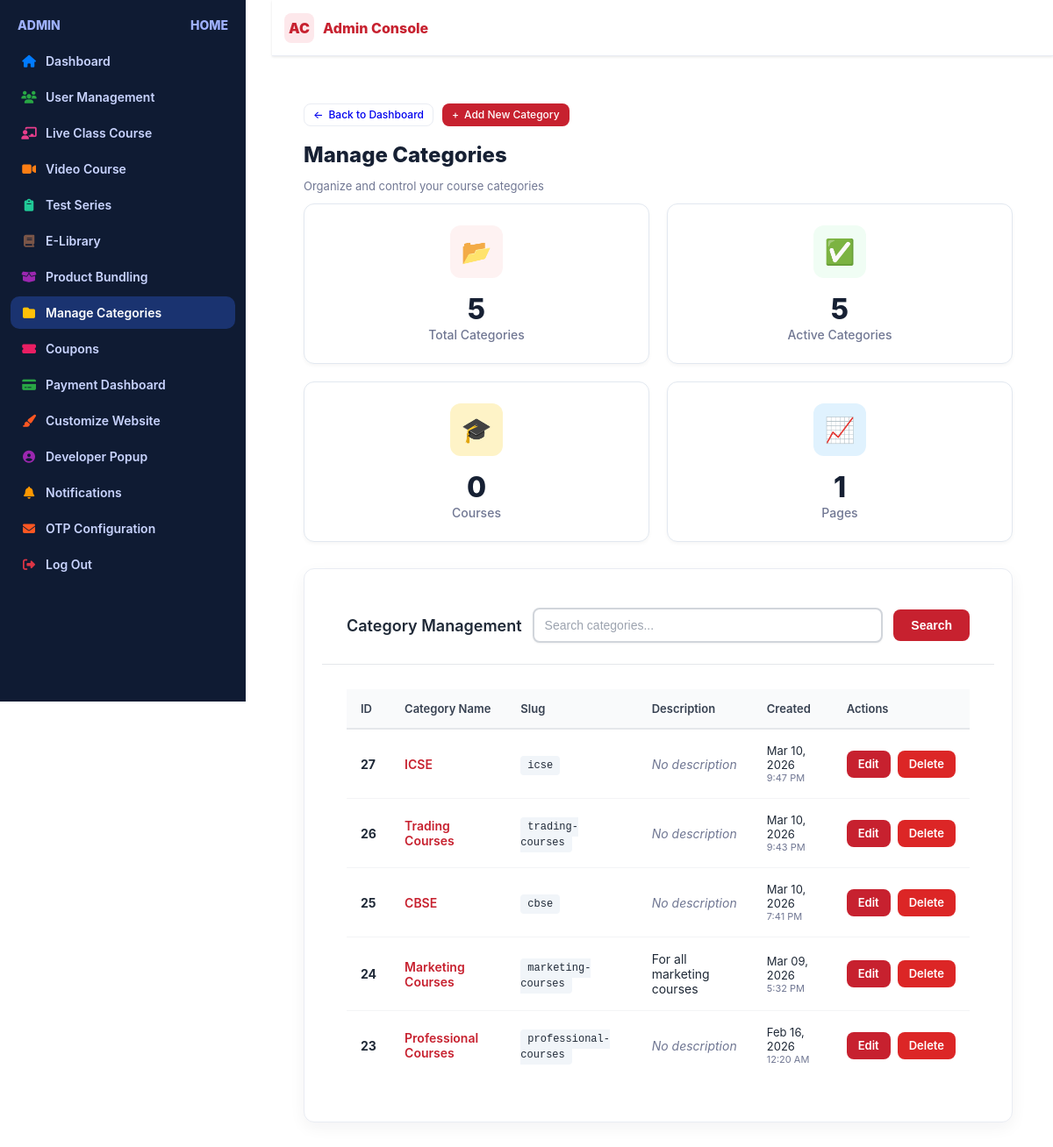
The app's page /categories/ (signed in) with its own data.
### video_courses/models.py (models this page shows, shortened)
class TimestampedModel(models.Model):
    created_at = models.DateTimeField(auto_now_add=True)
    updated_at = models.DateTimeField(auto_now=True)
    class Meta:
        abstract = True

class Category(TimestampedModel):
    name = models.CharField(max_length=120, unique=True)
    slug = models.SlugField(max_length=140, unique=True, blank=True)
    description = models.TextField(blank=True)
    class Meta:
        ordering = ["name"]

### adminpanel/views.py (the view)
# urls.py: path('categories/', views.manage_categories, name='manage_categories'),
@login_required
def manage_categories(request):
    categories = Category.objects.all().order_by('-created_at')
    paginator = Paginator(categories, 10)
    page_number = request.GET.get('page')
    page_obj = paginator.get_page(page_number)
    context = {'categories': page_obj, 'total_categories': categories.count()}
    return render(request, 'adminpanel/manage_categories.html', context)

### adminpanel/context_processors.py (called while the page is built)
def navbar_settings(request):
    try:
        settings = NavbarSettings.objects.filter(is_active=True).first()
        if not settings:
            settings = NavbarSettings.objects.create()
        return {'navbar_settings': settings}
    except Exception as e:
        print(f"Error in navbar_settings context processor: {e}")
        return {'navbar_settings': None}

def footer_settings(request):
    try:
        settings = FooterSettings.objects.filter(is_active=True).first()
        footer_links = FooterLink.objects.filter(is_active=True)
        footer_legal_links = FooterLegalLink.objects.filter(is_active=True)
        if not settings:
            settings = FooterSettings.objects.create()
        return {
            'footer_settings': settings,
            'footer_links': footer_links,
            'footer_legal_links': footer_legal_links,
        }
    except Exception as e:
        print(f"Error in footer_settings context processor: {e}")
        return {
            'footer_settings': None,
            'footer_links': [],
            'footer_legal_links': [],
        }

### base/templatetags/navbar_tags.py (called while the page is built)
@register.simple_tag
def get_favicon_url():
    try:
        settings = NavbarSettings.objects.first()
        if settings and settings.favicon:
            return settings.favicon.url
        return None
    except:
        return None

### video_courses/context_processors.py (called while the page is built)
def categories_context(request):
    categories = Category.objects.all()
    return {
        'navbar_categories': categories
    }

### adminpanel/templates/adminpanel/manage_categories.html (shortened to what this page needs)
{% extends 'admin_dashboard.html' %}
{% load static %}
{% block content %}
<div class="wrapper">
    <div class="nav-buttons">
        <a href="{% url 'admindashboard' %}" class="btn">
            <span>←</span> Back to Dashboard
        </a>
        <a href="{% url 'create_category' %}" class="btn btn-primary">
            <span>+</span> Add New Category
        </a>
    </div>
    <h1 class="h1">Manage Categories</h1>
    <p class="small">Organize and control your course categories</p>
    <div class="analytics-grid">
        <div class="analytics-card">
            <div class="analytics-icon icon-total">📂</div>
            <div class="analytics-value">{{ total_categories }}</div>
            <div class="analytics-label">Total Categories</div>
        </div>
        <div class="analytics-card">
            <div class="analytics-icon icon-active">✅</div>
            <div class="analytics-value">{{ total_categories }}</div>
            <div class="analytics-label">Active Categories</div>
        </div>
        <div class="analytics-card">
            <div class="analytics-icon icon-usage">🎓</div>
            <div class="analytics-value">0</div>
            <div class="analytics-label">Courses</div>
        </div>
        <div class="analytics-card">
            <div class="analytics-icon icon-discount">📈</div>
            <div class="analytics-value">{{ categories.paginator.num_pages|default:1 }}</div>
            <div class="analytics-label">Pages</div>
        </div>
    </div>
    <div class="panel">
        <div class="admin-card-hd">
            <h3 class="panel-title">Category Management</h3>
            <div class="admin-filters">
                <input type="text" class="admin-filter-input" placeholder="Search categories..." id="categorySearch">
                <button class="admin-filter-btn" onclick="searchCategories()">Search</button>
            </div>
        </div>
        {% if categories %}
            <div class="admin-card-bd">
                <table class="admin-table">
                    <thead>
                        <tr>
                            <th>ID</th>
                            <th>Category Name</th>
                            <th>Slug</th>
                            <th>Description</th>
                            <th>Created</th>
                            <th>Actions</th>
                        </tr>
                    </thead>
                    <tbody>
                        {% for category in categories %}
                            <tr>
                                <td><strong>{{ category.id }}</strong></td>
                                <td>
                                    <div class="coupon-code">{{ category.name }}</div>
                                </td>
                                <td>
                                    <code style="background: #f1f5f9; padding: 4px 8px; border-radius: 4px; font-size: 12px;">{{ category.slug }}</code>
                                </td>
                                <td>
                                    {% if category.description %}
                                        {{ category.description|truncatewords:8 }}
                                    {% else %}
                                        <span style="color: var(--admin-muted); font-style: italic;">No description</span>
                                    {% endif %}
                                </td>
                                <td>
                                    <div style="font-size: 13px;">{{ category.created_at|date:"M d, Y" }}</div>
                                    <div style="font-size: 11px; color: var(--admin-muted);">{{ category.created_at|date:"g:i A" }}</div>
                                </td>
                                <td>
                                    <div class="row-actions">
                                        <a href="{% url 'edit_category' category.id %}" class="btn btn-primary" title="Edit Category">Edit</a>
                                        <a href="{% url 'delete_category' category.id %}" class="btn btn-danger" title="Delete Category">Delete</a>
                                    </div>
                                </td>
                            </tr>
                        {% endfor %}
                    </tbody>
                </table>
            </div>
        {% endif %}
    </div>
</div>
{% endblock %}

### records on screen
Category: id "27", name "ICSE", slug "icse", description "No description", created_at "Mar 10, 2026", created_at "9:47 PM"
Category: id "26", name "Trading Courses", slug "trading-courses", description "No description", created_at "Mar 10, 2026", created_at "9:43 PM"
Category: id "25", name "CBSE", slug "cbse", description "No description", created_at "Mar 10, 2026", created_at "7:41 PM"
Category: id "24", name "Marketing Courses", slug "marketing-courses", description "For all marketing courses", created_at "Mar 09, 2026", created_at "5:32 PM"
Category: id "23", name "Professional Courses", slug "professional-courses", description "No description", created_at "Feb 16, 2026", created_at "12:20 AM"

### other values on screen
{{ total_categories }} "5"
{{ categories.paginator.num_pages|default:1 }} "1"
